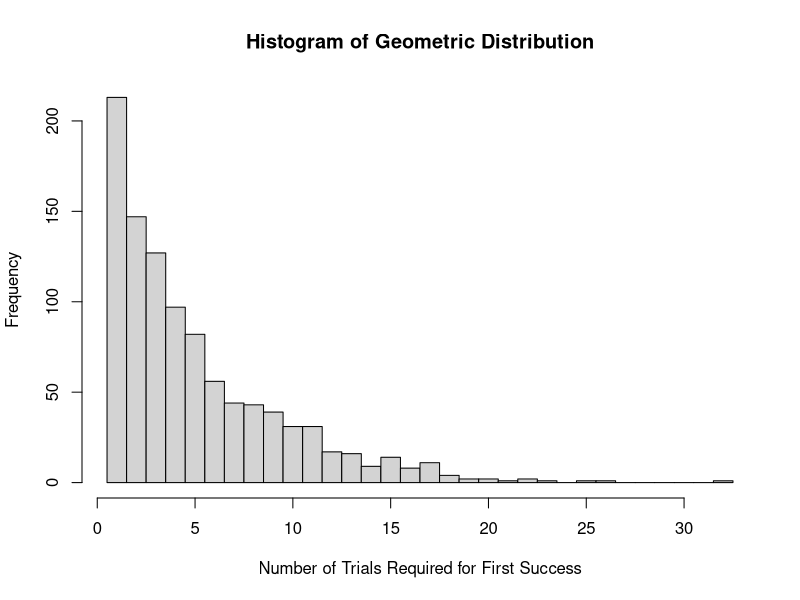

Write R code to recreate this figure.
## ---- chunk 1
p <- 0.2
## ---- chunk 2
x <- rgeom(1000, p) + 1
## ---- chunk 3
mean_x <- mean(x)
var_x <- var(x)
sd_x <- sd(x)
## ---- chunk 4
cat("Number of trials required to achieve first success:", 
    length(x), "\n")

cat("Mean (in 2 decimal places):", 
    sprintf("%.2f", mean_x), "\n")

cat("Variance (in 2 decimal places):", 
    sprintf("%.2f", var_x), "\n")

cat("Standard deviation (in 2 decimal places):", 
    sprintf("%.2f", sd_x), "\n")
## ---- chunk 5
hist(x,
     breaks = seq(min(x) - 0.5, max(x) + 0.5, by = 1),
     main = "Histogram of Geometric Distribution",
     xlab = "Number of Trials Required for First Success",
     ylab = "Frequency",
     col = "lightgray",
     border = "black")

## ---- chunk 6
p_defective <- 0.10
## ---- chunk 7
n <- 10
## ---- chunk 8
N1 <- 40                         # Population size
M1 <- N1 * p_defective           # Number of defective chips
L1 <- N1 - M1                    # Number of non-defective chips

# More than 10% of 10 chips means MORE THAN 1 defective chip.
# Therefore, we need P(X > 1), or equivalently P(X >= 2).

prob_more_than_10_1 <- 1 - phyper(1, M1, L1, n)

cat("\nProbability for N = 40:\n")
cat("P(X > 1) =", sprintf("%.4f", prob_more_than_10_1), "\n")
cat("Percentage =", sprintf("%.2f%%", prob_more_than_10_1 * 100), "\n")
## ---- chunk 9
N2 <- 5000                       # Population size
M2 <- N2 * p_defective           # Number of defective chips
L2 <- N2 - M2                    # Number of non-defective chips

# Again, more than 10% of 10 chips means MORE THAN 1
# defective chip.
# Therefore, we calculate P(X > 1) = 1 - P(X <= 1).

prob_more_than_10_2 <- 1 - phyper(1, M2, L2, n)

cat("\nProbability for N = 5000:\n")
cat("P(X > 1) =", sprintf("%.4f", prob_more_than_10_2), "\n")
cat("Percentage =", sprintf("%.2f%%", prob_more_than_10_2 * 100), "\n")
